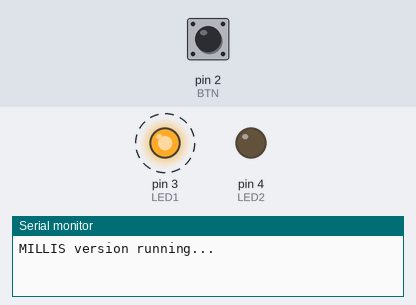
This sketch was run on a simulated Arduino Uno, built with avr-gcc and run on an emulated ATmega328P. Shown: output pins drawn as LEDs (lit = HIGH), the last lines printed to the serial monitor. Dashed ring = blinking. The test bench sets the inputs (shaded band); at power-on: pin 2 (BTN) HIGH.

Above: at 1.2 s.
1.3 s: pin 2 (BTN) pulled LOW for 0.15 s
At 3.8 s:
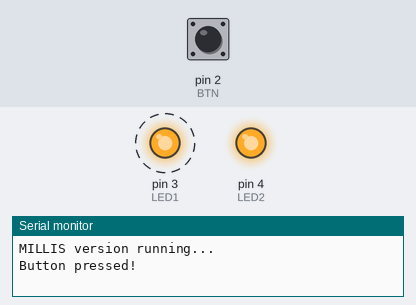
4.4 s: pin 2 (BTN) pulled LOW for 1 s
At 6.7 s:
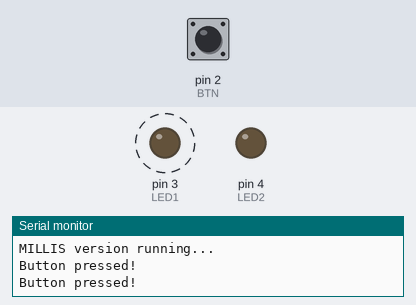
8.4 s: pin 2 (BTN) pulled LOW for 3.2 s
At 10.8 s:
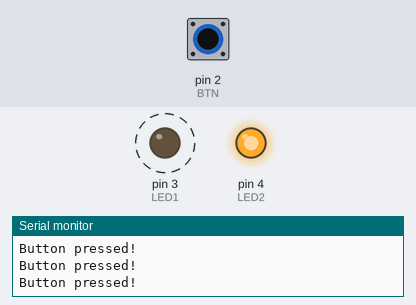
Timing chart, 0 to 20.6 s (numbered marks = the images above; inputs shaded):
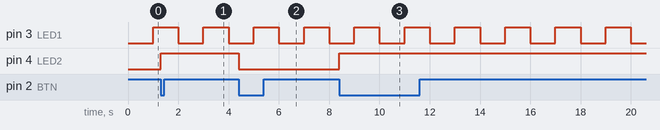

The sketch:

code-delay1b-twoLEDsAndButton.ino
```cpp
// Two LEDs + button using millis()
// LED1 blinks every second (non-blocking)
// LED2 toggles on button press instantly

const int LED1 = 3;
const int LED2 = 4;
const int BTN  = 2;

unsigned long prevMillis = 0;
const unsigned long interval = 1000;
bool led1State = false;

int led2State = LOW;
int lastBtn = HIGH;

void setup() {
  pinMode(LED1, OUTPUT);
  pinMode(LED2, OUTPUT);
  pinMode(BTN, INPUT_PULLUP);
  Serial.begin(9600);
  Serial.println("MILLIS version running...");
}

void loop() {
  unsigned long now = millis();

  // --- LED1 blink using millis ---
  if (now - prevMillis >= interval) {
    prevMillis = now;
    led1State = !led1State;
    digitalWrite(LED1, led1State);
  }

  // --- LED2 toggle on button press ---
  int btn = digitalRead(BTN);
  if (lastBtn == HIGH && btn == LOW) {
    led2State = !led2State;
    digitalWrite(LED2, led2State);
    Serial.println("Button pressed!");
  }
  lastBtn = btn;
}
```

Measured:
- after the input at 1.3 s, pin 4 (LED2): LOW → HIGH at once
- after the input at 4.4 s, pin 4 (LED2): HIGH → LOW at once
- after the input at 8.4 s, pin 4 (LED2): LOW → HIGH at once
- by itself, pin 3 (LED1): alternates HIGH for 1.0 s and LOW for 1.0 s
